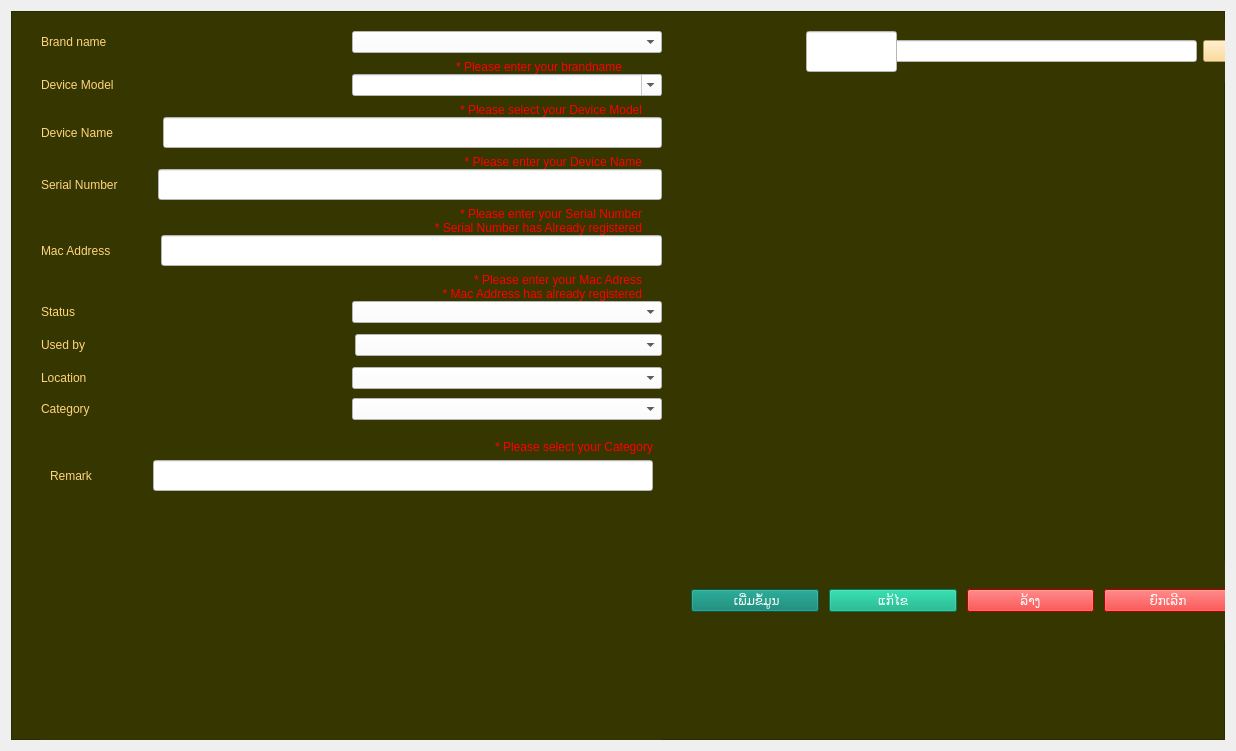
<?xml version="1.0" encoding="UTF-8"?>
<ui version="4.0">
 <class>frm_popup_device</class>
 <widget class="QWidget" name="frm_popup_device">
  <property name="geometry">
   <rect>
    <x>0</x>
    <y>0</y>
    <width>1236</width>
    <height>751</height>
   </rect>
  </property>
  <property name="windowTitle">
   <string>Form Devices</string>
  </property>
  <layout class="QGridLayout" name="gridLayout">
   <item row="0" column="0">
    <widget class="QFrame" name="frame">
     <property name="styleSheet">
      <string notr="true">color: rgb(255, 213, 126);
background-color: rgb(54, 54, 0);</string>
     </property>
     <property name="frameShape">
      <enum>QFrame::StyledPanel</enum>
     </property>
     <property name="frameShadow">
      <enum>QFrame::Raised</enum>
     </property>
     <widget class="QLabel" name="lbl_ID">
      <property name="geometry">
       <rect>
        <x>1150</x>
        <y>50</y>
        <width>61</width>
        <height>31</height>
       </rect>
      </property>
      <property name="styleSheet">
       <string notr="true">color: rgb(68, 80, 105);</string>
      </property>
      <property name="text">
       <string/>
      </property>
     </widget>
     <widget class="QWidget" name="widget" native="true">
      <property name="geometry">
       <rect>
        <x>880</x>
        <y>10</y>
        <width>352</width>
        <height>61</height>
       </rect>
      </property>
      <layout class="QHBoxLayout" name="horizontalLayout">
       <item>
        <widget class="QLineEdit" name="txt_search">
         <property name="styleSheet">
          <string notr="true">background-color: rgb(255, 255, 255);
font: 18pt &quot;Phetsarath OT&quot;;
color: rgb(0, 0, 0);</string>
         </property>
        </widget>
       </item>
       <item>
        <widget class="QPushButton" name="btn_search">
         <property name="styleSheet">
          <string notr="true">background-color: rgb(255, 213, 126);
color: rgb(0, 0, 0);
font: 18pt &quot;Phetsarath OT&quot;;</string>
         </property>
         <property name="text">
          <string/>
         </property>
         <property name="icon">
          <iconset>
           <normaloff>../../../Users/AlexP/PycharmProjects/pythonProject/PythonPOS/icon/search-alt-regular-60.png</normaloff>../../../Users/AlexP/PycharmProjects/pythonProject/PythonPOS/icon/search-alt-regular-60.png</iconset>
         </property>
         <property name="iconSize">
          <size>
           <width>40</width>
           <height>40</height>
          </size>
         </property>
        </widget>
       </item>
      </layout>
     </widget>
     <widget class="QWidget" name="horizontalLayoutWidget">
      <property name="geometry">
       <rect>
        <x>680</x>
        <y>550</y>
        <width>541</width>
        <height>80</height>
       </rect>
      </property>
      <layout class="QHBoxLayout" name="horizontalLayout_2">
       <property name="spacing">
        <number>10</number>
       </property>
       <item>
        <widget class="QPushButton" name="btn_insert">
         <property name="enabled">
          <bool>true</bool>
         </property>
         <property name="styleSheet">
          <string notr="true">background-color: rgb(0, 127, 108);
color: rgb(255, 255, 255);
font: 18pt &quot;Phetsarath OT&quot;;</string>
         </property>
         <property name="text">
          <string> ເພີ່ມຂໍ້ມູນ</string>
         </property>
         <property name="iconSize">
          <size>
           <width>20</width>
           <height>20</height>
          </size>
         </property>
        </widget>
       </item>
       <item>
        <widget class="QPushButton" name="btn_edit">
         <property name="styleSheet">
          <string notr="true">background-color: rgb(255, 255, 255);
color: rgb(255, 255, 255);
background-color: rgb(0, 170, 127);
font: 18pt &quot;Phetsarath OT&quot;;</string>
         </property>
         <property name="text">
          <string>ແກ້ໄຂ</string>
         </property>
         <property name="iconSize">
          <size>
           <width>25</width>
           <height>25</height>
          </size>
         </property>
        </widget>
       </item>
       <item>
        <widget class="QPushButton" name="btn_clear">
         <property name="styleSheet">
          <string notr="true">background-color: rgb(255, 255, 255);
color: rgb(255, 255, 255);
background-color: rgb(255, 0, 0);
font: 18pt &quot;Phetsarath OT&quot;;</string>
         </property>
         <property name="text">
          <string>ລ້າງ</string>
         </property>
         <property name="iconSize">
          <size>
           <width>25</width>
           <height>25</height>
          </size>
         </property>
        </widget>
       </item>
       <item>
        <widget class="QPushButton" name="btn_cancel">
         <property name="styleSheet">
          <string notr="true">background-color: rgb(255, 255, 255);
color: rgb(255, 255, 255);
background-color: rgb(255, 0, 0);
font: 18pt &quot;Phetsarath OT&quot;;</string>
         </property>
         <property name="text">
          <string>ຍົກເລີກ</string>
         </property>
         <property name="iconSize">
          <size>
           <width>25</width>
           <height>25</height>
          </size>
         </property>
        </widget>
       </item>
      </layout>
     </widget>
     <widget class="QLabel" name="lbl_did_">
      <property name="geometry">
       <rect>
        <x>1110</x>
        <y>100</y>
        <width>81</width>
        <height>41</height>
       </rect>
      </property>
      <property name="styleSheet">
       <string notr="true">color: rgb(1, 114, 127);
color: rgb(255, 0, 0);</string>
      </property>
      <property name="text">
       <string/>
      </property>
     </widget>
     <widget class="QLineEdit" name="txt_username">
      <property name="geometry">
       <rect>
        <x>795</x>
        <y>20</y>
        <width>91</width>
        <height>41</height>
       </rect>
      </property>
      <property name="styleSheet">
       <string notr="true">color: rgb(0, 0, 0);
background-color: rgb(255, 255, 255);</string>
      </property>
     </widget>
     <widget class="QWidget" name="widget_3" native="true">
      <property name="geometry">
       <rect>
        <x>30</x>
        <y>20</y>
        <width>621</width>
        <height>721</height>
       </rect>
      </property>
      <property name="styleSheet">
       <string notr="true"/>
      </property>
      <layout class="QVBoxLayout" name="verticalLayout">
       <property name="spacing">
        <number>0</number>
       </property>
       <property name="leftMargin">
        <number>0</number>
       </property>
       <property name="topMargin">
        <number>0</number>
       </property>
       <property name="rightMargin">
        <number>0</number>
       </property>
       <property name="bottomMargin">
        <number>0</number>
       </property>
       <item>
        <widget class="QWidget" name="widget_4" native="true">
         <layout class="QHBoxLayout" name="horizontalLayout_4">
          <property name="spacing">
           <number>0</number>
          </property>
          <property name="leftMargin">
           <number>0</number>
          </property>
          <property name="topMargin">
           <number>0</number>
          </property>
          <property name="rightMargin">
           <number>0</number>
          </property>
          <property name="bottomMargin">
           <number>7</number>
          </property>
          <item>
           <widget class="QLabel" name="label">
            <property name="styleSheet">
             <string notr="true">font: 18pt &quot;Phetsarath OT&quot;;
color: rgb(255, 213, 126);
</string>
            </property>
            <property name="text">
             <string>Brand name</string>
            </property>
           </widget>
          </item>
          <item>
           <widget class="QComboBox" name="cmb_brand_name">
            <property name="maximumSize">
             <size>
              <width>16777215</width>
              <height>50</height>
             </size>
            </property>
            <property name="styleSheet">
             <string notr="true">background-color: rgb(255, 255, 255);
color: rgb(0, 0, 0);</string>
            </property>
            <property name="editable">
             <bool>false</bool>
            </property>
            <property name="currentText">
             <string/>
            </property>
           </widget>
          </item>
         </layout>
        </widget>
       </item>
       <item>
        <widget class="QWidget" name="widget_5" native="true">
         <layout class="QGridLayout" name="gridLayout_2">
          <property name="leftMargin">
           <number>0</number>
          </property>
          <property name="topMargin">
           <number>0</number>
          </property>
          <property name="rightMargin">
           <number>40</number>
          </property>
          <property name="bottomMargin">
           <number>0</number>
          </property>
          <property name="spacing">
           <number>0</number>
          </property>
          <item row="0" column="0">
           <widget class="QLabel" name="vld_brand_name">
            <property name="styleSheet">
             <string notr="true">background-color: rgb(54, 54, 0);
color: rgb(255, 0, 0);
font: 12pt &quot;MS Shell Dlg 2&quot;;</string>
            </property>
            <property name="text">
             <string> * Please enter your brandname</string>
            </property>
            <property name="alignment">
             <set>Qt::AlignRight|Qt::AlignTrailing|Qt::AlignVCenter</set>
            </property>
           </widget>
          </item>
         </layout>
        </widget>
       </item>
       <item>
        <widget class="QWidget" name="widget_11" native="true">
         <layout class="QHBoxLayout" name="horizontalLayout_5">
          <property name="spacing">
           <number>0</number>
          </property>
          <property name="leftMargin">
           <number>0</number>
          </property>
          <property name="topMargin">
           <number>0</number>
          </property>
          <property name="rightMargin">
           <number>0</number>
          </property>
          <property name="bottomMargin">
           <number>7</number>
          </property>
          <item>
           <widget class="QLabel" name="label_2">
            <property name="styleSheet">
             <string notr="true">font: 18pt &quot;Phetsarath OT&quot;;
color: rgb(255, 213, 126);
</string>
            </property>
            <property name="text">
             <string>Device Model</string>
            </property>
           </widget>
          </item>
          <item>
           <widget class="QComboBox" name="cmb_Model">
            <property name="maximumSize">
             <size>
              <width>16777215</width>
              <height>50</height>
             </size>
            </property>
            <property name="styleSheet">
             <string notr="true">background-color: rgb(255, 255, 255);
color: rgb(0, 0, 0);</string>
            </property>
            <property name="editable">
             <bool>true</bool>
            </property>
           </widget>
          </item>
         </layout>
        </widget>
       </item>
       <item>
        <widget class="QWidget" name="widget_2" native="true">
         <layout class="QGridLayout" name="gridLayout_3">
          <property name="leftMargin">
           <number>0</number>
          </property>
          <property name="topMargin">
           <number>0</number>
          </property>
          <property name="rightMargin">
           <number>20</number>
          </property>
          <property name="bottomMargin">
           <number>0</number>
          </property>
          <property name="spacing">
           <number>0</number>
          </property>
          <item row="0" column="0">
           <widget class="QLabel" name="vld_device_model">
            <property name="styleSheet">
             <string notr="true">background-color: rgb(54, 54, 0);
color: rgb(255, 0, 0);
font: 12pt &quot;MS Shell Dlg 2&quot;;</string>
            </property>
            <property name="text">
             <string> * Please select your Device Model</string>
            </property>
            <property name="alignment">
             <set>Qt::AlignRight|Qt::AlignTrailing|Qt::AlignVCenter</set>
            </property>
           </widget>
          </item>
         </layout>
        </widget>
       </item>
       <item>
        <widget class="QWidget" name="widget_12" native="true">
         <layout class="QHBoxLayout" name="horizontalLayout_11">
          <property name="spacing">
           <number>50</number>
          </property>
          <property name="leftMargin">
           <number>0</number>
          </property>
          <property name="topMargin">
           <number>0</number>
          </property>
          <property name="rightMargin">
           <number>0</number>
          </property>
          <property name="bottomMargin">
           <number>7</number>
          </property>
          <item>
           <widget class="QLabel" name="label_5">
            <property name="styleSheet">
             <string notr="true">font: 18pt &quot;Phetsarath OT&quot;;
color: rgb(255, 213, 126);
</string>
            </property>
            <property name="text">
             <string>Device Name</string>
            </property>
           </widget>
          </item>
          <item>
           <widget class="QLineEdit" name="txt_device_name">
            <property name="font">
             <font>
              <family>Phetsarath OT</family>
              <pointsize>12</pointsize>
              <weight>50</weight>
              <italic>false</italic>
              <bold>false</bold>
              <stylestrategy>PreferAntialias</stylestrategy>
             </font>
            </property>
            <property name="layoutDirection">
             <enum>Qt::RightToLeft</enum>
            </property>
            <property name="styleSheet">
             <string notr="true">background-color: rgb(255, 255, 255);
color: rgb(0, 0, 0);
font: 12pt &quot;Phetsarath OT&quot;;</string>
            </property>
            <property name="text">
             <string/>
            </property>
            <property name="dragEnabled">
             <bool>false</bool>
            </property>
            <property name="placeholderText">
             <string/>
            </property>
            <property name="cursorMoveStyle">
             <enum>Qt::LogicalMoveStyle</enum>
            </property>
           </widget>
          </item>
         </layout>
        </widget>
       </item>
       <item>
        <widget class="QWidget" name="widget_20" native="true">
         <layout class="QHBoxLayout" name="horizontalLayout_3">
          <property name="spacing">
           <number>0</number>
          </property>
          <property name="leftMargin">
           <number>0</number>
          </property>
          <property name="topMargin">
           <number>0</number>
          </property>
          <property name="rightMargin">
           <number>20</number>
          </property>
          <property name="bottomMargin">
           <number>0</number>
          </property>
          <item>
           <widget class="QLabel" name="vld_device_name">
            <property name="styleSheet">
             <string notr="true">background-color: rgb(54, 54, 0);
color: rgb(255, 0, 0);
font: 12pt &quot;MS Shell Dlg 2&quot;;</string>
            </property>
            <property name="text">
             <string> * Please enter your Device Name</string>
            </property>
            <property name="alignment">
             <set>Qt::AlignRight|Qt::AlignTrailing|Qt::AlignVCenter</set>
            </property>
           </widget>
          </item>
         </layout>
        </widget>
       </item>
       <item>
        <widget class="QWidget" name="widget_13" native="true">
         <layout class="QHBoxLayout" name="horizontalLayout_12">
          <property name="spacing">
           <number>40</number>
          </property>
          <property name="leftMargin">
           <number>0</number>
          </property>
          <property name="topMargin">
           <number>0</number>
          </property>
          <property name="rightMargin">
           <number>0</number>
          </property>
          <property name="bottomMargin">
           <number>7</number>
          </property>
          <item>
           <widget class="QLabel" name="label_3">
            <property name="styleSheet">
             <string notr="true">font: 18pt &quot;Phetsarath OT&quot;;
color: rgb(255, 213, 126);
</string>
            </property>
            <property name="text">
             <string>Serial Number</string>
            </property>
           </widget>
          </item>
          <item>
           <widget class="QLineEdit" name="txt_serial_number">
            <property name="font">
             <font>
              <family>Phetsarath OT</family>
              <pointsize>12</pointsize>
              <weight>50</weight>
              <italic>false</italic>
              <bold>false</bold>
              <stylestrategy>PreferAntialias</stylestrategy>
             </font>
            </property>
            <property name="layoutDirection">
             <enum>Qt::RightToLeft</enum>
            </property>
            <property name="styleSheet">
             <string notr="true">background-color: rgb(255, 255, 255);
color: rgb(0, 0, 0);
font: 12pt &quot;Phetsarath OT&quot;;</string>
            </property>
            <property name="text">
             <string/>
            </property>
            <property name="dragEnabled">
             <bool>false</bool>
            </property>
            <property name="placeholderText">
             <string/>
            </property>
            <property name="cursorMoveStyle">
             <enum>Qt::LogicalMoveStyle</enum>
            </property>
           </widget>
          </item>
         </layout>
        </widget>
       </item>
       <item>
        <widget class="QWidget" name="widget_22" native="true">
         <layout class="QGridLayout" name="gridLayout_4">
          <property name="leftMargin">
           <number>0</number>
          </property>
          <property name="topMargin">
           <number>0</number>
          </property>
          <property name="rightMargin">
           <number>20</number>
          </property>
          <property name="bottomMargin">
           <number>0</number>
          </property>
          <property name="spacing">
           <number>0</number>
          </property>
          <item row="0" column="0">
           <widget class="QLabel" name="vld_serial_number">
            <property name="styleSheet">
             <string notr="true">background-color: rgb(54, 54, 0);
color: rgb(255, 0, 0);
font: 12pt &quot;MS Shell Dlg 2&quot;;</string>
            </property>
            <property name="text">
             <string> * Please enter your Serial Number</string>
            </property>
            <property name="alignment">
             <set>Qt::AlignRight|Qt::AlignTrailing|Qt::AlignVCenter</set>
            </property>
           </widget>
          </item>
         </layout>
        </widget>
       </item>
       <item>
        <widget class="QWidget" name="widget_23" native="true">
         <layout class="QGridLayout" name="gridLayout_5">
          <property name="leftMargin">
           <number>0</number>
          </property>
          <property name="topMargin">
           <number>0</number>
          </property>
          <property name="rightMargin">
           <number>20</number>
          </property>
          <property name="bottomMargin">
           <number>0</number>
          </property>
          <property name="spacing">
           <number>0</number>
          </property>
          <item row="0" column="0">
           <widget class="QLabel" name="vld_serial_number_same">
            <property name="styleSheet">
             <string notr="true">background-color: rgb(54, 54, 0);
color: rgb(255, 0, 0);
font: 12pt &quot;MS Shell Dlg 2&quot;;</string>
            </property>
            <property name="text">
             <string> * Serial Number has Already registered</string>
            </property>
            <property name="alignment">
             <set>Qt::AlignRight|Qt::AlignTrailing|Qt::AlignVCenter</set>
            </property>
           </widget>
          </item>
         </layout>
        </widget>
       </item>
       <item>
        <widget class="QWidget" name="widget_14" native="true">
         <layout class="QHBoxLayout" name="horizontalLayout_13">
          <property name="spacing">
           <number>50</number>
          </property>
          <property name="leftMargin">
           <number>0</number>
          </property>
          <property name="topMargin">
           <number>0</number>
          </property>
          <property name="rightMargin">
           <number>0</number>
          </property>
          <property name="bottomMargin">
           <number>7</number>
          </property>
          <item>
           <widget class="QLabel" name="label_4">
            <property name="styleSheet">
             <string notr="true">font: 18pt &quot;Phetsarath OT&quot;;
color: rgb(255, 213, 126);
</string>
            </property>
            <property name="text">
             <string>Mac Address</string>
            </property>
           </widget>
          </item>
          <item>
           <widget class="QLineEdit" name="txt_mac_address">
            <property name="font">
             <font>
              <family>Phetsarath OT</family>
              <pointsize>12</pointsize>
              <weight>50</weight>
              <italic>false</italic>
              <bold>false</bold>
              <stylestrategy>PreferAntialias</stylestrategy>
             </font>
            </property>
            <property name="layoutDirection">
             <enum>Qt::RightToLeft</enum>
            </property>
            <property name="styleSheet">
             <string notr="true">background-color: rgb(255, 255, 255);
color: rgb(0, 0, 0);
font: 12pt &quot;Phetsarath OT&quot;;</string>
            </property>
            <property name="text">
             <string/>
            </property>
            <property name="dragEnabled">
             <bool>false</bool>
            </property>
            <property name="placeholderText">
             <string/>
            </property>
            <property name="cursorMoveStyle">
             <enum>Qt::LogicalMoveStyle</enum>
            </property>
           </widget>
          </item>
         </layout>
        </widget>
       </item>
       <item>
        <widget class="QWidget" name="widget_21" native="true">
         <layout class="QVBoxLayout" name="verticalLayout_3">
          <property name="spacing">
           <number>0</number>
          </property>
          <property name="leftMargin">
           <number>0</number>
          </property>
          <property name="topMargin">
           <number>0</number>
          </property>
          <property name="rightMargin">
           <number>20</number>
          </property>
          <property name="bottomMargin">
           <number>0</number>
          </property>
          <item>
           <widget class="QLabel" name="vld_mac_address">
            <property name="styleSheet">
             <string notr="true">background-color: rgb(54, 54, 0);
color: rgb(255, 0, 0);
font: 12pt &quot;MS Shell Dlg 2&quot;;</string>
            </property>
            <property name="text">
             <string> * Please enter your Mac Adress</string>
            </property>
            <property name="alignment">
             <set>Qt::AlignRight|Qt::AlignTrailing|Qt::AlignVCenter</set>
            </property>
           </widget>
          </item>
         </layout>
        </widget>
       </item>
       <item>
        <widget class="QWidget" name="widget_24" native="true">
         <layout class="QGridLayout" name="gridLayout_6">
          <property name="leftMargin">
           <number>0</number>
          </property>
          <property name="topMargin">
           <number>0</number>
          </property>
          <property name="rightMargin">
           <number>20</number>
          </property>
          <property name="bottomMargin">
           <number>0</number>
          </property>
          <property name="spacing">
           <number>0</number>
          </property>
          <item row="0" column="0">
           <widget class="QLabel" name="vld_mac_address_same">
            <property name="styleSheet">
             <string notr="true">background-color: rgb(54, 54, 0);
color: rgb(255, 0, 0);
font: 12pt &quot;MS Shell Dlg 2&quot;;</string>
            </property>
            <property name="text">
             <string> * Mac Address has already registered</string>
            </property>
            <property name="alignment">
             <set>Qt::AlignRight|Qt::AlignTrailing|Qt::AlignVCenter</set>
            </property>
           </widget>
          </item>
         </layout>
        </widget>
       </item>
       <item>
        <widget class="QWidget" name="widget_15" native="true">
         <layout class="QHBoxLayout" name="horizontalLayout_14">
          <property name="spacing">
           <number>0</number>
          </property>
          <property name="leftMargin">
           <number>0</number>
          </property>
          <property name="topMargin">
           <number>0</number>
          </property>
          <property name="rightMargin">
           <number>0</number>
          </property>
          <property name="bottomMargin">
           <number>11</number>
          </property>
          <item>
           <widget class="QLabel" name="label_19">
            <property name="styleSheet">
             <string notr="true">font: 18pt &quot;Phetsarath OT&quot;;
color: rgb(255, 213, 126);
</string>
            </property>
            <property name="text">
             <string>Status</string>
            </property>
           </widget>
          </item>
          <item>
           <widget class="QComboBox" name="cmb_status">
            <property name="maximumSize">
             <size>
              <width>16777215</width>
              <height>50</height>
             </size>
            </property>
            <property name="styleSheet">
             <string notr="true">background-color: rgb(255, 255, 255);
color: rgb(0, 0, 0);</string>
            </property>
            <property name="editable">
             <bool>false</bool>
            </property>
            <property name="currentText">
             <string/>
            </property>
           </widget>
          </item>
         </layout>
        </widget>
       </item>
       <item>
        <widget class="QWidget" name="widget_16" native="true">
         <layout class="QHBoxLayout" name="horizontalLayout_15">
          <property name="leftMargin">
           <number>0</number>
          </property>
          <property name="topMargin">
           <number>0</number>
          </property>
          <property name="rightMargin">
           <number>0</number>
          </property>
          <property name="bottomMargin">
           <number>11</number>
          </property>
          <item>
           <widget class="QLabel" name="label_21">
            <property name="styleSheet">
             <string notr="true">font: 18pt &quot;Phetsarath OT&quot;;
color: rgb(255, 213, 126);
</string>
            </property>
            <property name="text">
             <string>Used by</string>
            </property>
           </widget>
          </item>
          <item>
           <widget class="QComboBox" name="cmb_used_by">
            <property name="maximumSize">
             <size>
              <width>16777215</width>
              <height>50</height>
             </size>
            </property>
            <property name="styleSheet">
             <string notr="true">background-color: rgb(255, 255, 255);
color: rgb(0, 0, 0);</string>
            </property>
            <property name="editable">
             <bool>false</bool>
            </property>
           </widget>
          </item>
         </layout>
        </widget>
       </item>
       <item>
        <widget class="QWidget" name="widget_17" native="true">
         <layout class="QHBoxLayout" name="horizontalLayout_16">
          <property name="spacing">
           <number>0</number>
          </property>
          <property name="leftMargin">
           <number>0</number>
          </property>
          <property name="topMargin">
           <number>0</number>
          </property>
          <property name="rightMargin">
           <number>0</number>
          </property>
          <item>
           <widget class="QLabel" name="label_17">
            <property name="styleSheet">
             <string notr="true">font: 18pt &quot;Phetsarath OT&quot;;
color: rgb(255, 213, 126);
</string>
            </property>
            <property name="text">
             <string>Location </string>
            </property>
           </widget>
          </item>
          <item>
           <widget class="QComboBox" name="cmb_location">
            <property name="maximumSize">
             <size>
              <width>16777215</width>
              <height>50</height>
             </size>
            </property>
            <property name="styleSheet">
             <string notr="true">background-color: rgb(255, 255, 255);
color: rgb(0, 0, 0);</string>
            </property>
            <property name="editable">
             <bool>false</bool>
            </property>
           </widget>
          </item>
         </layout>
        </widget>
       </item>
       <item>
        <widget class="QWidget" name="widget_18" native="true">
         <layout class="QHBoxLayout" name="horizontalLayout_17">
          <property name="spacing">
           <number>0</number>
          </property>
          <property name="leftMargin">
           <number>0</number>
          </property>
          <property name="topMargin">
           <number>0</number>
          </property>
          <property name="rightMargin">
           <number>0</number>
          </property>
          <property name="bottomMargin">
           <number>11</number>
          </property>
          <item>
           <widget class="QLabel" name="label_22">
            <property name="styleSheet">
             <string notr="true">font: 18pt &quot;Phetsarath OT&quot;;
color: rgb(255, 213, 126);
</string>
            </property>
            <property name="text">
             <string>Category</string>
            </property>
           </widget>
          </item>
          <item>
           <widget class="QComboBox" name="cmb_category">
            <property name="maximumSize">
             <size>
              <width>16777215</width>
              <height>50</height>
             </size>
            </property>
            <property name="styleSheet">
             <string notr="true">background-color: rgb(255, 255, 255);
color: rgb(0, 0, 0);</string>
            </property>
            <property name="editable">
             <bool>false</bool>
            </property>
           </widget>
          </item>
         </layout>
        </widget>
       </item>
       <item>
        <widget class="QWidget" name="widget_25" native="true">
         <layout class="QGridLayout" name="gridLayout_7">
          <item row="1" column="0">
           <widget class="QWidget" name="widget_19" native="true">
            <layout class="QHBoxLayout" name="horizontalLayout_18">
             <property name="spacing">
              <number>60</number>
             </property>
             <property name="leftMargin">
              <number>0</number>
             </property>
             <property name="topMargin">
              <number>0</number>
             </property>
             <property name="rightMargin">
              <number>0</number>
             </property>
             <property name="bottomMargin">
              <number>0</number>
             </property>
             <item>
              <widget class="QLabel" name="label_18">
               <property name="styleSheet">
                <string notr="true">font: 18pt &quot;Phetsarath OT&quot;;
color: rgb(255, 213, 126);
</string>
               </property>
               <property name="text">
                <string>Remark</string>
               </property>
              </widget>
             </item>
             <item>
              <widget class="QLineEdit" name="txt_remark">
               <property name="font">
                <font>
                 <family>Phetsarath OT</family>
                 <pointsize>12</pointsize>
                 <weight>50</weight>
                 <italic>false</italic>
                 <bold>false</bold>
                 <stylestrategy>PreferAntialias</stylestrategy>
                </font>
               </property>
               <property name="layoutDirection">
                <enum>Qt::RightToLeft</enum>
               </property>
               <property name="styleSheet">
                <string notr="true">background-color: rgb(255, 255, 255);
color: rgb(0, 0, 0);
font: 12pt &quot;Phetsarath OT&quot;;</string>
               </property>
               <property name="text">
                <string/>
               </property>
               <property name="dragEnabled">
                <bool>false</bool>
               </property>
               <property name="placeholderText">
                <string/>
               </property>
               <property name="cursorMoveStyle">
                <enum>Qt::LogicalMoveStyle</enum>
               </property>
              </widget>
             </item>
            </layout>
           </widget>
          </item>
          <item row="0" column="0">
           <widget class="QLabel" name="vld_category">
            <property name="styleSheet">
             <string notr="true">background-color: rgb(54, 54, 0);
color: rgb(255, 0, 0);
font: 12pt &quot;MS Shell Dlg 2&quot;;</string>
            </property>
            <property name="text">
             <string> * Please select your Category</string>
            </property>
            <property name="alignment">
             <set>Qt::AlignRight|Qt::AlignTrailing|Qt::AlignVCenter</set>
            </property>
           </widget>
          </item>
          <item row="2" column="0">
           <spacer name="verticalSpacer">
            <property name="orientation">
             <enum>Qt::Vertical</enum>
            </property>
            <property name="sizeHint" stdset="0">
             <size>
              <width>20</width>
              <height>40</height>
             </size>
            </property>
           </spacer>
          </item>
         </layout>
        </widget>
       </item>
      </layout>
     </widget>
    </widget>
   </item>
  </layout>
 </widget>
 <resources/>
 <connections/>
</ui>
